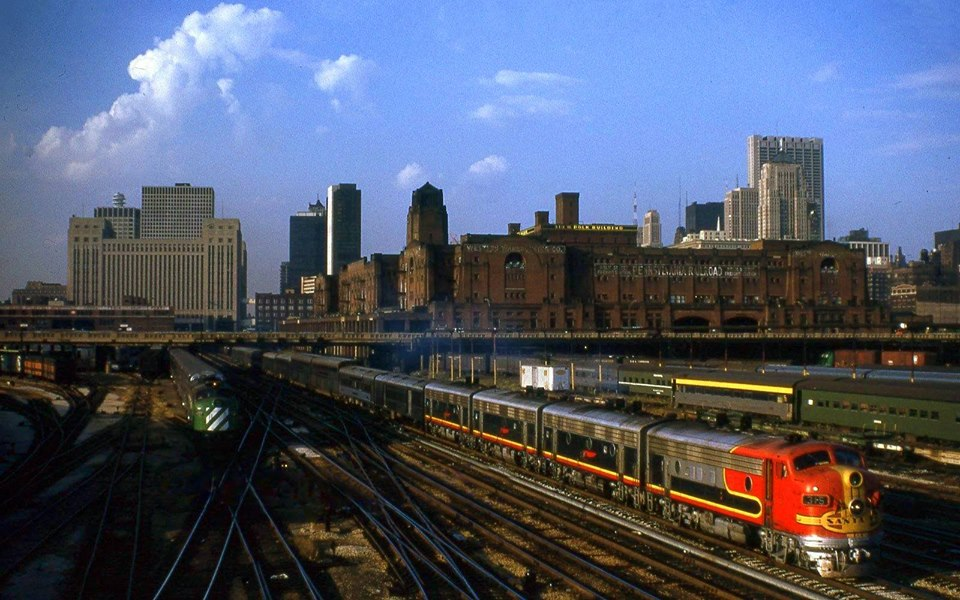
//> input picture images/texas_chief.jpg, 960 x 600 px
$ ./prova ../images/texas_chief.jpg   (built with g++ and OpenCV 4)
//> lines starting //> are read from the running program, lines starting //| are printed output that depends on the picture; after the words box and inside, x2 and y2 are one past the last pixel; in counts of white or black regions, pixels touching at a corner belong together
#include <opencv2/highgui/highgui.hpp>
#include <opencv2/imgproc/imgproc.hpp>
#include <opencv2/core/core.hpp>
#include <opencv2/opencv.hpp>
#include <iostream>

using namespace cv;
using namespace std;

/**
 * Reads an image file in color mode
 * @param  path The path of the image file
 * @return      The Mat with the image data
 */
Mat readImageColor(char const path[]) {
    return imread(path, CV_LOAD_IMAGE_COLOR);
}

/**
 * Reads an image file in grayscale mode
 * @param  path The path of the image file
 * @return      The Mat with the image data
 */
Mat readImageGrayscale(char const path[]) {
//> called with path = "../images/texas_chief.jpg"
    return imread(path, CV_LOAD_IMAGE_GRAYSCALE);
}

/**
 * Checks if the Mat image has data
 * @param  image The image mat
 * @return       Boolean if the image has data or not
 */
bool checkImageContents(Mat image) {
    return !!image.data;
}

/**
 * Filters the image to
 * @param  image [description]
 * @return       [description]
 */
Mat twoDimFilter(Mat image) {
    Mat result, kernel = Mat::ones(5, 5, CV_32F) / 5.0 * 5.0;
    filter2D(image, result, -1, kernel, Point(-1, -1), 0, BORDER_DEFAULT);
    return result;
}

/**
 * Show image in Mat in a named window from opencv
 * @param name  The name of the window
 * @param image The image to show
 */
void showImageOnWindow(std::string const& name, Mat image) {
    namedWindow(name, CV_WINDOW_AUTOSIZE);
    imshow(name, image);
}

/**
 * Inverts the image to get a negative
 * @param  image The original image
 * @return       The negative of the image
 */
Mat invertImage(Mat image) {
    Mat newImage = image.clone();
    Vec3b p;

    for (int i = 0; i < newImage.rows; ++i)
    {
        for (int j = 0; j < newImage.cols; ++j)
        {
            p = newImage.at<Vec3b>(i, j);
            newImage.at<Vec3b>(i, j)[0] = 255 - p[0];
            newImage.at<Vec3b>(i, j)[1] = 255 - p[1];
            newImage.at<Vec3b>(i, j)[2] = 255 - p[2];
        }
    }

    return newImage;
}

/**
 * Adiciona ruido de sal e pimenta na imagem
 * @param  image Imagem original
 * @param  pa
 * @param  pb
 * @return       A imagem com ruido sal e pimenta
 */
Mat addSaltPepperNoise(Mat image, float pa, float pb) {
    Mat newImage = image.clone();
    RNG rng;
    int amount1 = newImage.rows * newImage.cols * pa;
    int amount2 = newImage.rows * newImage.cols * pb;

    for(int counter = 0; counter < amount1; ++counter) {
        newImage.at<uchar>(rng.uniform(0,newImage.rows), rng.uniform(0, newImage.cols)) = 0;
    }

    for (int counter = 0; counter < amount2; ++counter) {
        newImage.at<uchar>(rng.uniform(0,newImage.rows), rng.uniform(0,newImage.cols)) = 255;
    }

    return newImage;
}

/**
 * Gets an Mat image and generates a new Mat with the hitogram image
 * @param  image The original image
 * @return       The histogram of the image
 */
Mat createHistogram(Mat image) {
    // Tamanho de cada pixel para o histograma
    int bins = 256;
    int histSize[] = {bins};
    // cria o espaço para o histograma
    float lranges[] = {0, 256};
    const float* ranges[] = {lranges};
    // cria a matriz para a criação do histograma
    Mat hist;
    int channels[] = {0};
    // cria a matriz para a vizualização do histograma
    int const hist_height = 256;
    Mat3b hist_image = Mat3b::zeros(hist_height, bins);
    calcHist(&image, 1, channels, Mat(), hist, 1, histSize, ranges, true, false);
    double max_val=0;
    minMaxLoc(hist, 0, &max_val);
    // exibição dos valores para cada pixel
    for(int b = 0; b < bins; b++) {
        float const binVal = hist.at<float>(b);
        int const height = cvRound(binVal*hist_height/max_val);
        line(hist_image, Point(b, hist_height-height), Point(b, hist_height), Scalar::all(255));
    }

    return hist_image;
}

int main(int argc, char const *argv[]) {
    if (argc != 2) {
        cout << "Uso: prova [IMAGEM]" << endl;
        return 1;
    }

    // Pegando a imagem passada por argumento
    Mat imageGray = readImageGrayscale(argv[1]);
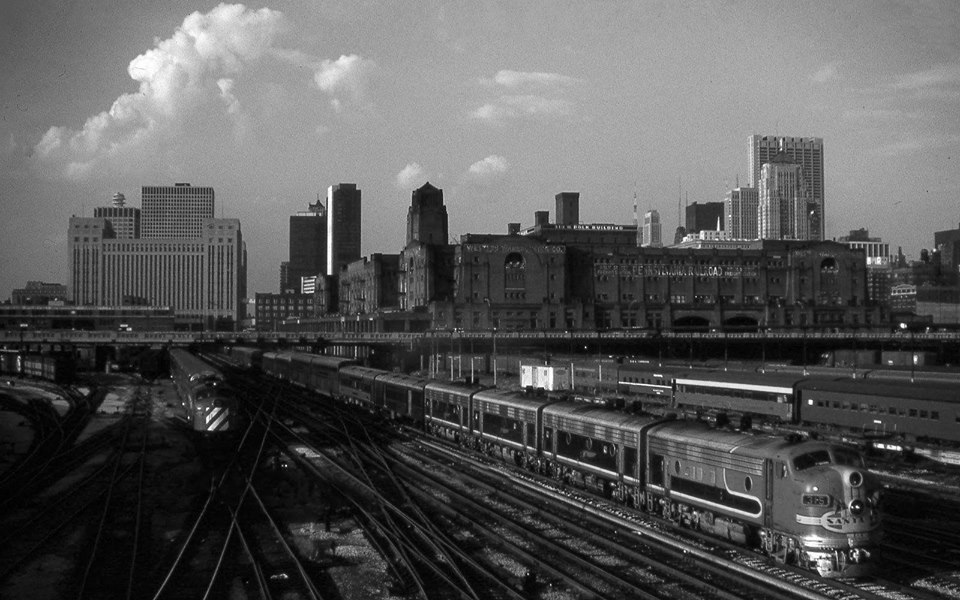
//> imageGray: 600 rows x 960 cols, CV_8UC1; min 0, max 255, mean 87.8

    if (!checkImageContents(imageGray)) {
        cout << "Erro: Não foi possível abrir a imagem cinza" << endl;
        return 1;
    }

    showImageOnWindow("Gray", imageGray);

    Mat imageColor = readImageColor(argv[1]);
//> imageColor is the input picture: 600 rows x 960 cols, CV_8UC3; mean B, G, R 106.1, 87.8, 80.6

    if (!checkImageContents(imageColor)) {
        cout << "Erro: Não foi possível abrir a imagem cor" << endl;
        return 1;
    }

    showImageOnWindow("Color", imageColor);

    showImageOnWindow("2dFilter", twoDimFilter(imageGray));
//> in twoDimFilter, `filter2D(image, result, -1, kernel, Point(-1, -1), 0, BORDER_DEFAULT);`:
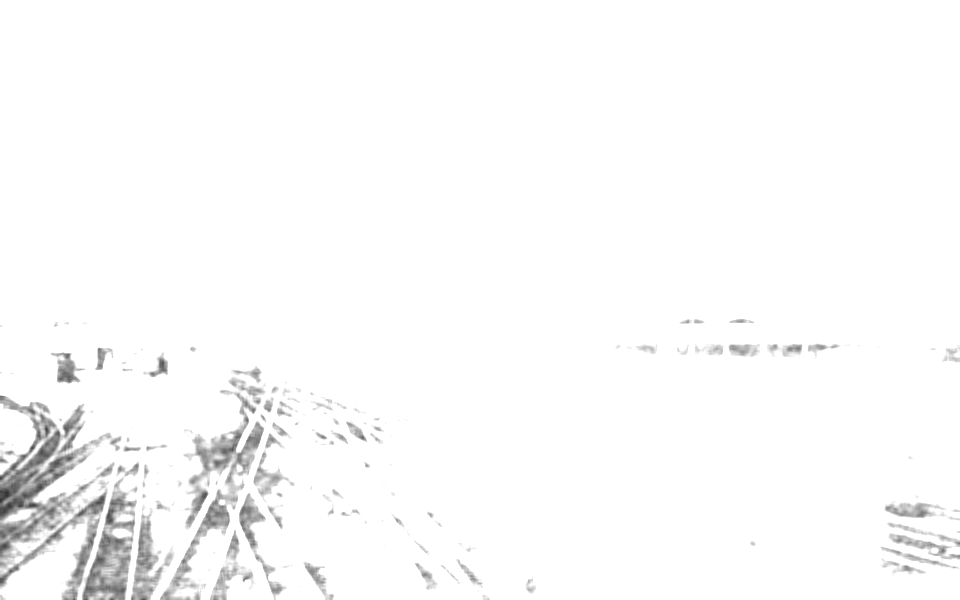
//> result: 600 rows x 960 cols, CV_8UC1; min 50, max 255, mean 250.5

    showImageOnWindow("Color Histogram", createHistogram(imageColor));
//> in createHistogram, `calcHist(&image, 1, channels, Mat(), hist, 1, histSize, ranges, true, ..`: hist = 256 values, max 17529 at index 255, min 375 at index 137, mean 2250
//> in createHistogram, `minMaxLoc(hist, 0, &max_val);`: max_val = 17529
//> the loop in createHistogram, `for(int b = 0; b < bins; b++)` made 256 passes
//> (binVal, height) on passes 1 to 3: (6362, 93), (1787, 26), (2433, 36)
//> after the loop in createHistogram, `for(int b = 0; b < bins; b++)`:
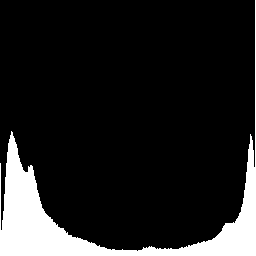
//> hist_image: 256 rows x 256 cols, CV_8UC3; 12.8% white; 1 white region, box (x1, y1, x2, y2) and area: (0, 0, 256, 256) 8407

    showImageOnWindow("Inverted image", invertImage(imageGray));
//> the loop in invertImage, `for (int i = 0; i < newImage.rows; ++i)` made 600 passes
//> p on passes 1 to 3: [121, 123, 125], [125, 120, 119], [126, 119, 118]
//> after the loop in invertImage, `for (int i = 0; i < newImage.rows; ++i)`:
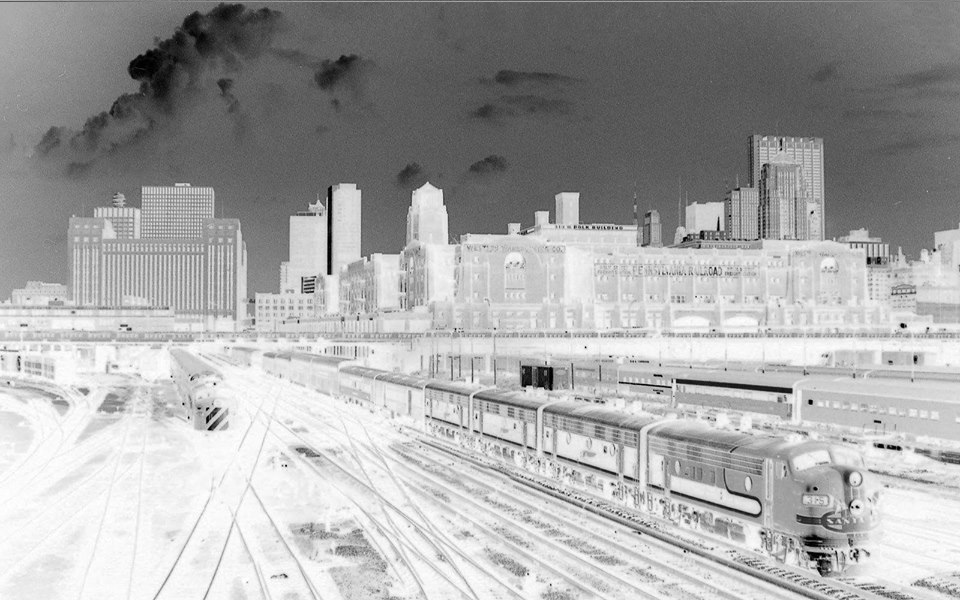
//> newImage: 600 rows x 960 cols, CV_8UC1; min 0, max 255, mean 167.3
//> after the loop in invertImage, `for (int i = 0; i < newImage.rows; ++i)`: p = [0, 0, 0]

    showImageOnWindow("SaltPepper", addSaltPepperNoise(imageGray, 0.1, 0.1));
//> after the loop in addSaltPepperNoise, `for(int counter = 0; counter < amount1; ++counter)`:
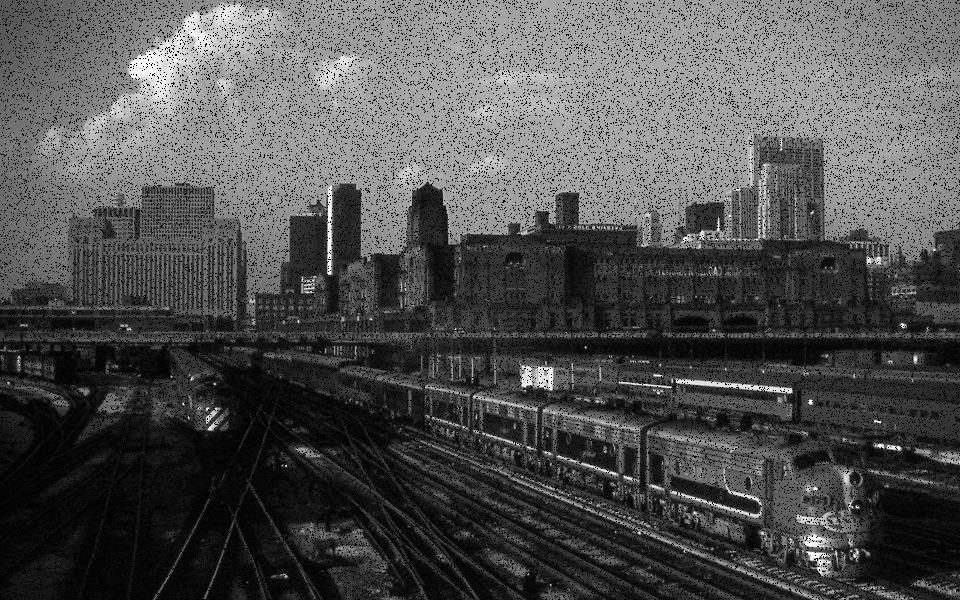
//> newImage: 600 rows x 960 cols, CV_8UC1; 9.51% of pixels changed, all inside (x1, y1, x2, y2) = (0, 0, 960, 600)
//> after the loop in addSaltPepperNoise, `for (int counter = 0; counter < amount2; ++counter)`:
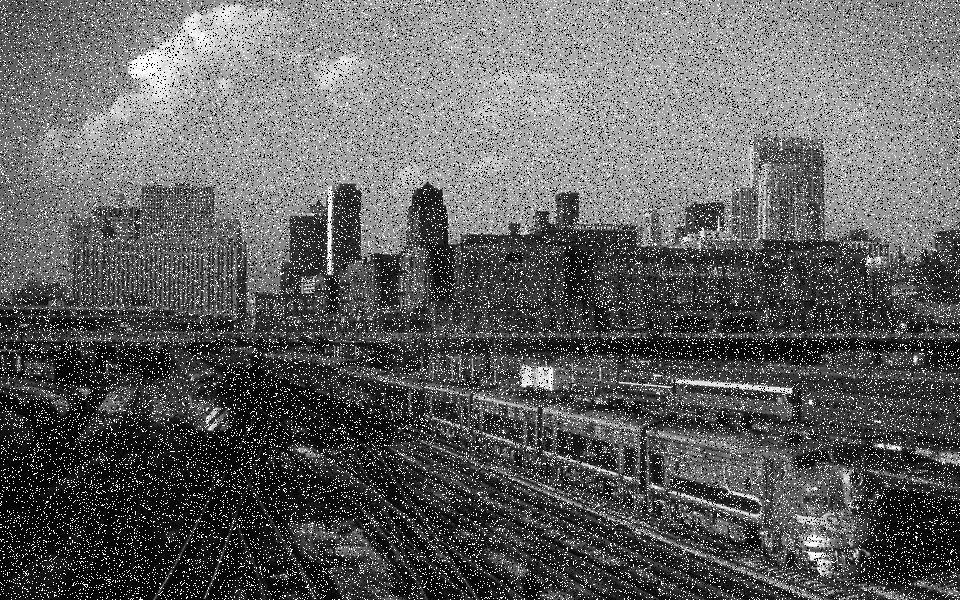
//> newImage: 600 rows x 960 cols, CV_8UC1; 9.52% of pixels changed, all inside (x1, y1, x2, y2) = (0, 0, 960, 600)

    waitKey(0);
    return 0;
}
